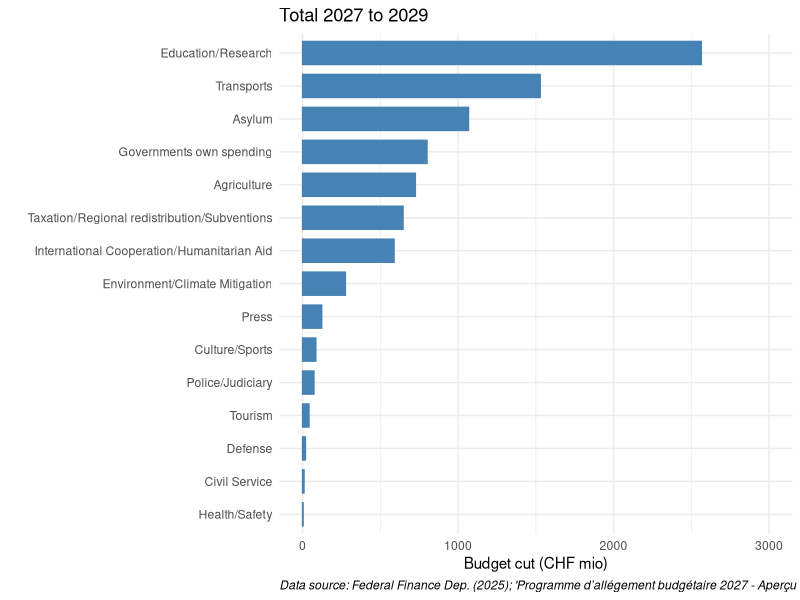
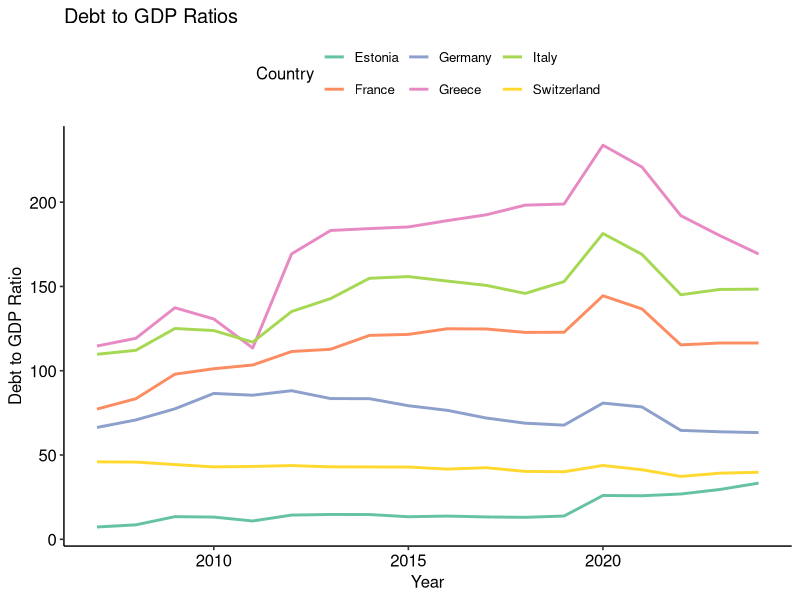
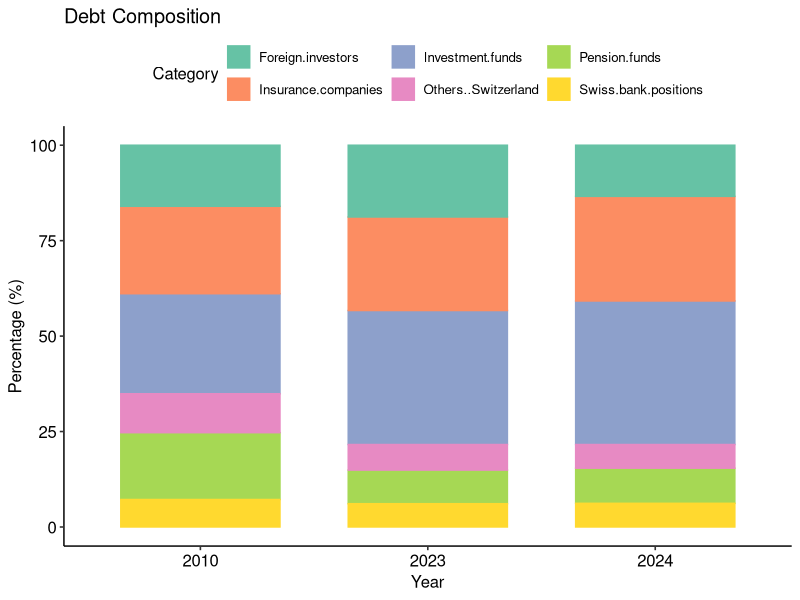
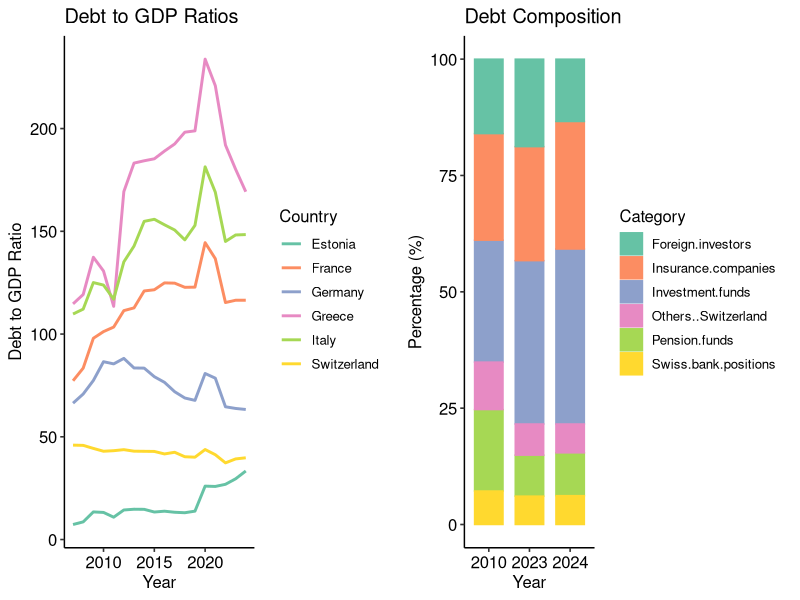
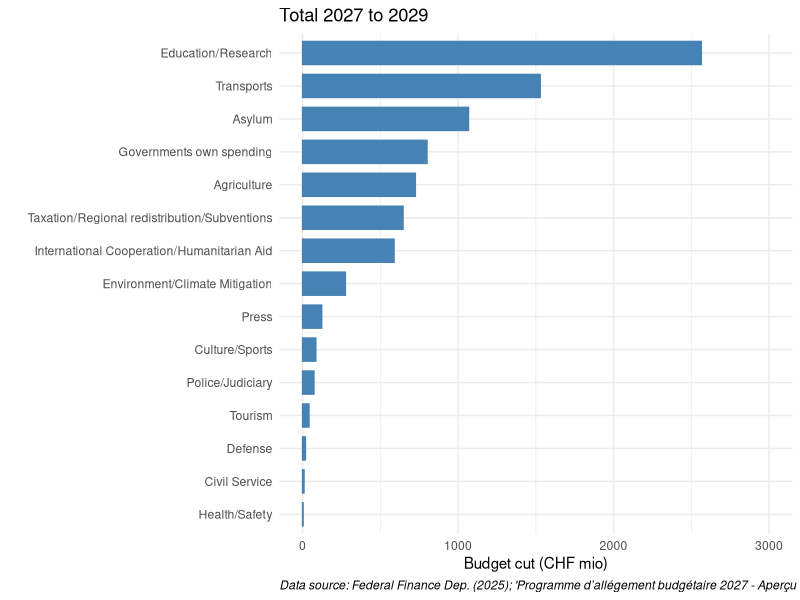
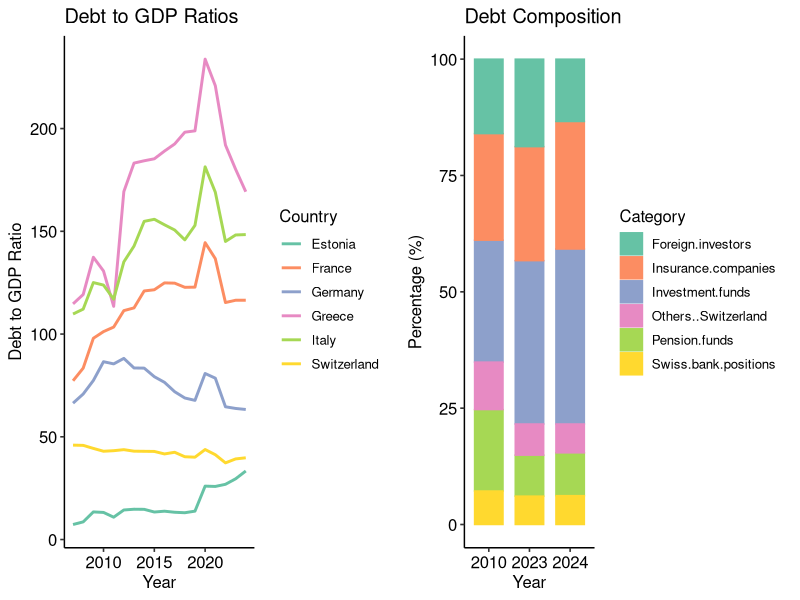

The R source for these figures, in order:
library(readxl)
library(ggplot2)
library(ggpubr)

#######################################################
##          
##          
##          Section 1: 
##          Bar graph of the budget cuts
##          
##          
#######################################################

# Read and preprocess data
mesures <- read_excel("Data/gaillard_cut_data.xlsx")
mesures <- na.omit(mesures)

# Set row names and remove Number column
rownames(mesures) <- mesures$Number
mesures <- mesures[, -which(names(mesures) == "Number")]

# Rename columns
colnames(mesures) <- c('Measure (FR)', 
                       'Measure (DE)', 
                       'Measure (EN, deepl)',
                       'Category',                  
                       '2027',                  
                       '2028',
                       '2029')

# Calculate total
mesures$'Total from 2027 to 2029' <- mesures$`2027` + mesures$`2028` + mesures$`2029`

# Group by category and sum
measures_cat <- aggregate(`Total from 2027 to 2029` ~ Category, 
                          data = mesures, 
                          FUN = sum)

# Rename column
colnames(measures_cat)[2] <- 'Amount'

# Set row names
rownames(measures_cat) <- measures_cat$Category

# Sort by Amount for the plot
measures_cat <- measures_cat[order(measures_cat$Amount), ]

# Create plot with ggpubr
p <- ggbarplot(measures_cat, 
               x = "Category", 
               y = "Amount",
               fill = "steelblue",
               color = "steelblue",
               sort.val = "asc",          # Sort ascending
               rotate = TRUE,             # Horizontal bars
               xlab = "",
               ylab = "Budget cut (CHF mio)",
               title = "Total 2027 to 2029") +
  theme_minimal() +
  ylim(0, 3000) +
  labs(caption = "Data source: Federal Finance Dep. (2025); 'Programme d’allégement budgétaire 2027 - Aperçu des mesures'") +
  theme(plot.caption = element_text(face = "italic", hjust = 0))

# Display plot
print(p)

# Save plot
ggsave("cuts_bargraph_en.jpg", width = 18, height = 15, units = "cm", dpi = 300)

#######################################################
##          
##          
##          Section 2: 
##          Debt in GDP-Years and debt owners
##          
##          
#######################################################

# Read and process debt to GDP data
debt_to_gdp_ratios <- read.csv('Data/debt_OECD.csv')

# Create debt composition dataframe
debt_composition <- data.frame(
  `Investment funds` = c(26.2, 35.1, 37.6),
  `Insurance companies` = c(22.9, 24.5, 27.4),
  `Pension funds` = c(17.5, 8.8, 9.2),
  `Swiss bank positions` = c(7.2, 6.1, 6.2),
  `Others, Switzerland` = c(10.2, 6.7, 6.2),
  `Foreign investors` = c(16.0, 18.8, 13.4)
)

# Set row names
rownames(debt_composition) <- c("2010", "2023", "2024")

print(debt_composition)

# Pivot the data to wide format using base R
debt_wide <- reshape(debt_to_gdp_ratios, 
                     idvar = "TIME_PERIOD", 
                     timevar = "Reference.area", 
                     direction = "wide",
                     v.names = "OBS_VALUE")

# Set row names and clean up column names
rownames(debt_wide) <- debt_wide$TIME_PERIOD
debt_wide <- debt_wide[, -1]  # Remove TIME_PERIOD column
colnames(debt_wide) <- gsub("OBS_VALUE.", "", colnames(debt_wide))
# debt_to_gdp_ratios_wide <- debt_wide / 100

# Convert row names to proper dates
years <- as.numeric(rownames(debt_wide))
debt_wide$Year <- as.Date(paste0(years, "-01-01"))

# Define countries of interest
countries <- c('Switzerland', 'France', 'Germany', 'Italy', 'Greece', 'Estonia')

# Prepare data for line plot (convert to long format for ggplot)
line_data <- data.frame(Year = debt_wide$Year)
for(country in countries) {
  line_data[[country]] <- debt_wide[[country]]
}

# Convert to long format using base R
line_data_long <- reshape(line_data,
                          direction = "long",
                          varying = countries,
                          v.names = "Value",
                          timevar = "Country",
                          times = countries,
                          ids = 1:nrow(line_data))

# Create line plot
p1 <- ggplot(line_data_long, aes(x = Year, y = Value, color = Country)) +
  geom_line(linewidth = 1) +
  labs(title = "Debt to GDP Ratios",
       y = "Debt to GDP Ratio",
       x = "Year") +
  theme_pubr() +
  scale_color_manual(values = c('#66c2a5', '#fc8d62', '#8da0cb', '#e78ac3', '#a6d854', '#ffd92f'))

print(p1)

# FIXED: Create stacked bar plot
# Convert the row names (years) to a column first
debt_composition$Year <- rownames(debt_composition)

# Get the category names (all columns except Year)
category_names <- names(debt_composition)[names(debt_composition) != "Year"]

# Reshape to long format using base R - FIXED VERSION
debt_comp_long <- reshape(debt_composition,
                          direction = "long",
                          varying = category_names,
                          v.names = "Value",
                          timevar = "Category",
                          times = category_names,
                          idvar = "Year")

# Reset row names to avoid issues
rownames(debt_comp_long) <- NULL

# Convert Year to factor to ensure proper ordering
debt_comp_long$Year <- factor(debt_comp_long$Year, levels = c("2010", "2023", "2024"))

# Create the bar plot - FIXED
p2 <- ggbarplot(debt_comp_long, 
                x = "Year", 
                y = "Value", 
                fill = "Category",
                color = "Category",
                palette = "Set2",
                title = "Debt Composition",
                xlab = "Year",
                ylab = "Percentage (%)") +
  theme_pubr()

print(p2)

# Arrange both plots side by side
combined_plot <- ggarrange(p1, p2, 
                           ncol = 2, 
                           nrow = 1,
                           common.legend = FALSE,
                           legend = "right")

# Display the plot
print(combined_plot)

# Save the plot
ggsave('debt_and_composition.jpg', plot = combined_plot, width = 14, height = 7, dpi = 300)

